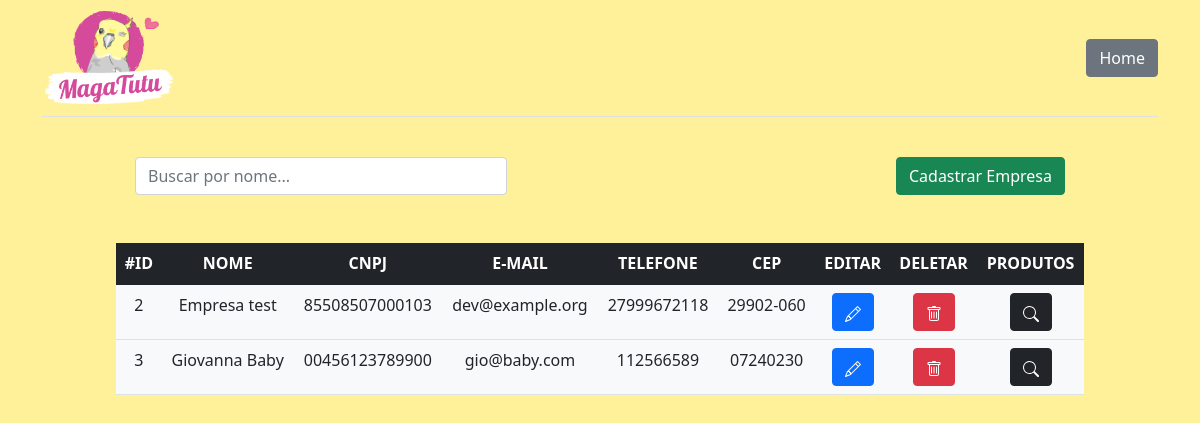
Before: /empresas/ with the older database file.
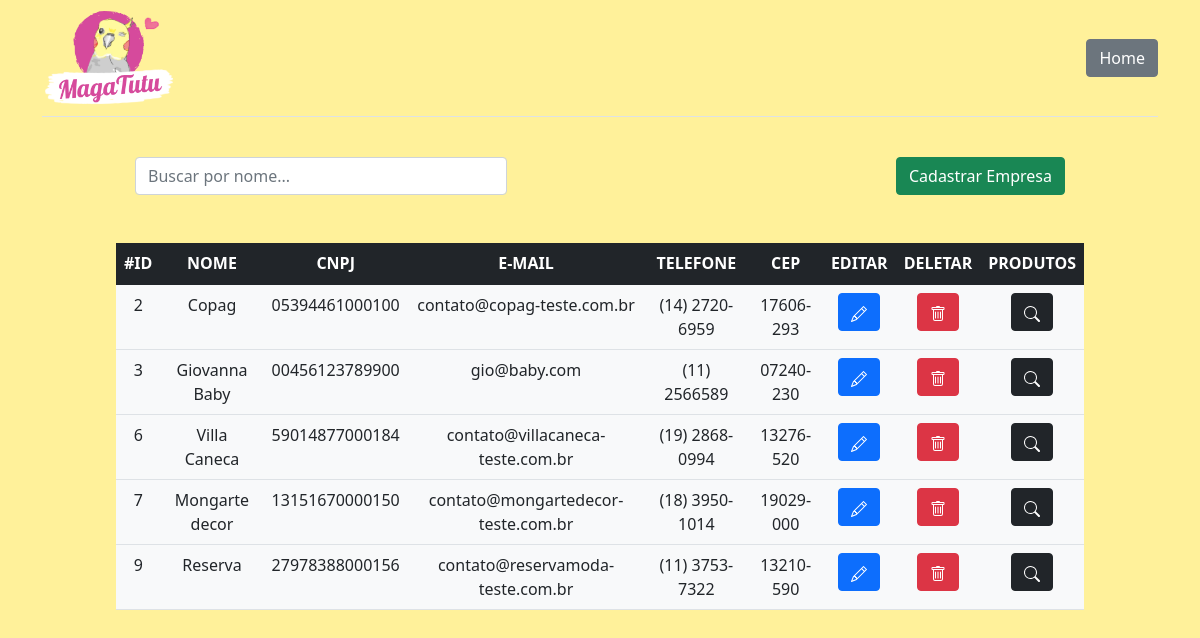
After: the same page with the newer database file.
### app/models.py (models this page shows)
class Empresas(models.Model):
    nome = models.CharField(max_length=150)
    cnpj = models.CharField(max_length=14)
    email = models.EmailField(max_length=254)
    telefone = models.CharField(max_length=100)
    descricao = models.TextField(max_length=1024*2)
    cep = models.CharField(max_length=50)
    endereco = models.CharField(max_length=200)

### app/views.py (the view)
# urls.py: path('empresas/', views.listarEmpresas, name='empresas'),
def listarEmpresas(request):
    data = {}
    buscarNome = request.GET.get('buscar-nome')
    if buscarNome:
        data['empresas'] = models.Empresas.objects.filter(nome__icontains = buscarNome)
    else:
        data['empresas'] = models.Empresas.objects.all()
    return render(request,"empresas.html", data)

### app/templates/empresas.html (shortened to what this page needs)
<!DOCTYPE html>
<html lang="pt-br">
<head>
  <link href="https://cdn.jsdelivr.net/npm/bootstrap@5.1.1/dist/css/bootstrap.min.css" rel="stylesheet"
>
</head>
<body>
  <div class="container header-content">
    <header class="d-flex justify-content-center py-2 mb-4 border-bottom">
      <a href="/" class="d-flex align-items-center mb-3 mb-md-0 me-md-auto text-dark text-decoration-none">
        {% load static %}
        <img src="{% static 'tutu.png' %}" alt="MagaTutu" height="100">
      </a>
      <div class="d-flex align-items-center">
        <a class="btn btn-secondary" href="/" role="button">Home</a>
      </div>
    </header>
  </div>
  <div class="container d-flex">
    <div class="col-4 m-auto pt-3 pb-2 text-center">
      <form action="" method="GET">
        <input type="text" id="buscar-nome" name="buscar-nome" placeholder="Buscar por nome..." class="form-control">
      </form>
    </div>
    <div class="col-4 m-auto pt-3 pb-2 text-end">
      <a class="btn btn-success" href="/cadastrar-empresa" role="button">Cadastrar Empresa</a>
    </div>
  </div>
  <br>
  <div class="col-10 m-auto p-3 text-center">
    <table class="table bg-light">
      <thead class="table-dark">
        <tr>
          <th scope="col">#ID</th>
          <th scope="col">NOME</th>
          <th scope="col">CNPJ</th>
          <th scope="col">E-MAIL</th>
          <th scope="col">TELEFONE</th>
          <th scope="col">CEP</th>
          <th scope="col">EDITAR</th>
          <th scope="col">DELETAR</th>
          <th scope="col">PRODUTOS</th>
        </tr>
      </thead>
      <tbody>
        {% for empresa in empresas %}
        <tr>
          <td>{{ empresa.id }}</td>
          <td>{{ empresa.nome }}</td>
          <td>{{ empresa.cnpj }}</td>
          <td>{{ empresa.email }}</td>
          <td>{{ empresa.telefone }}</td>
          <td>{{ empresa.cep }}</td>
          <td>
            <a href="/editar-empresa/{{ empresa.id }}" class="btn btn-primary">
            </a>
          </td>
          <td>
            <a href="/deletar-empresa/{{ empresa.id }}" class="btn btn-danger btnDelEmpresa">
            </a>
          </td>
          <td>
            <a href="/empresa/{{ empresa.id }}" class="btn btn-dark">
            </a>
          </td>
        </tr>
        {% endfor %}
      </tbody>
    </table>
  </div>
  {% load static %}
  <link href="{% static 'style.css' %}" rel="stylesheet">
</body>
</html>

### app/static/style.css (style rules this page uses)
body { background-color: #FFF19A; }

Changed rows visible on the page:
changed Empresas id 2: nome "Empresa test" → "Copag"; cnpj "85508507000103" → "05394461000100"; email "dev@example.org" → "contato@copag-teste.com.br"; telefone "27999672118" → "(14) 2720-6959"; cep "29902-060" → "17606-293"
changed Empresas "Giovanna Baby": telefone "112566589" → "(11) 2566589"; cep "07240230" → "07240-230"
added Empresas: id "6", nome "Villa Caneca", cnpj "59014877000184", email "contato@villacaneca-teste.com.br", telefone "(19) 2868-0994", cep "13276-520"
added Empresas: id "7", nome "Mongarte decor", cnpj "13151670000150", email "contato@mongartedecor-teste.com.br", telefone "(18) 3950-1014", cep "19029-000"
added Empresas: id "9", nome "Reserva", cnpj "27978388000156", email "contato@reservamoda-teste.com.br", telefone "(11) 3753-7322", cep "13210-590"
